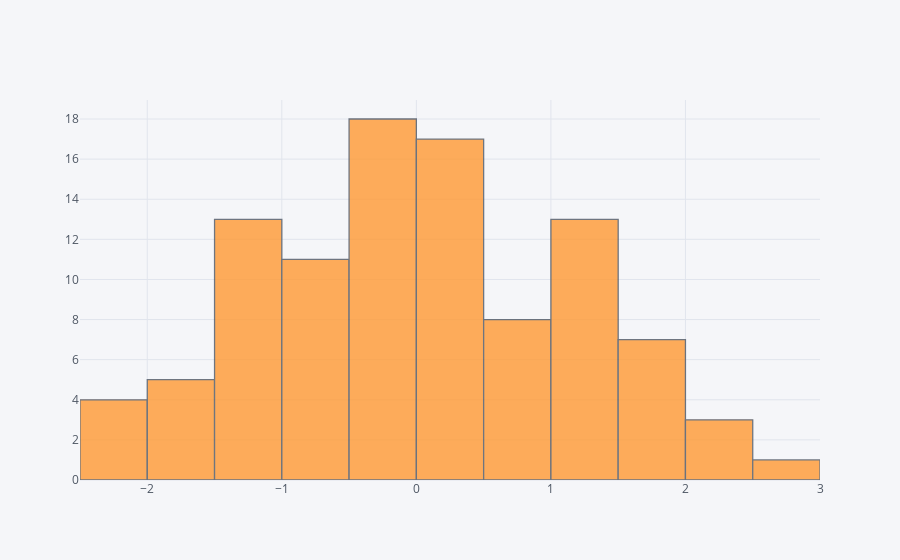

The notebook cell saved with this chart:
### Markdown cell above
## histogram

### Code cell
df['A'].iplot(kind='hist',bins=25)

### Figure 1 — Plotly figure (JSON) as saved in the notebook; plotly's stock layout.template omitted (floating-point values rounded to 4 significant figures)
{"data": [{"histfunc": "count", "histnorm": "", "marker": {"color": "rgba(255, 153, 51, 1.0)", "line": {"color": "#4D5663", "width": 1.3}}, "name": "A", "nbinsx": 25, "opacity": 0.8, "orientation": "v", "type": "histogram", "uid": "23da5e71-bce9-43c6-a3c7-7583800a31ca", "x": [0.3725, -0.1678, 2.264, 0.6888, 0.753, 0.2822, 1.392, 1.71, -0.4738, -0.2611, 0.1715, -0.9365, 0.4141, 1.878, -1.483, -0.1864, 1.286, -0.4824, 1.662, 1.98, 0.9394, -0.1048, -0.6554, -0.5095, 0.1204, -0.1285, 0.1955, 1.25, -1.217, -2.382, 2.183, -0.05755, 0.4219, 1.051, -0.7142, -0.1112, 1.259, -0.2057, 0.6939, -1.568, -1.71, 0.9009, -1.387, 0.3327, 1.435, 0.3522, 1.114, -0.2622, 0.768, 0.01771, 1.528, -0.1827, -0.09806, -0.5526, 0.3644, 0.4023, -0.609, -1.903, -0.7844, 0.005942, 1.638, -1.265, 1.449, -1.045, 0.6915, -0.3526, 1.091, -0.4922, -1.496, -1.403, -0.3307, 1.17, -1.095, -0.007278, -1.559, -1.279, -0.684, -0.6161, -1.47, -1.503, 0.964, -2.361, 1.709, -0.666, -2.046, 0.1399, 0.04256, -1.25, 0.4225, -0.9551, -2.252, 1.134, 2.443, 0.3533, 2.96, 1.341, -0.4147, -1.249, 1.412, -1.101]}], "layout": {"barmode": "overlay", "legend": {"bgcolor": "#F5F6F9", "font": {"color": "#4D5663"}}, "paper_bgcolor": "#F5F6F9", "plot_bgcolor": "#F5F6F9", "title": {"font": {"color": "#4D5663"}}, "xaxis": {"gridcolor": "#E1E5ED", "showgrid": true, "tickfont": {"color": "#4D5663"}, "title": {"font": {"color": "#4D5663"}, "text": ""}, "zerolinecolor": "#E1E5ED"}, "yaxis": {"gridcolor": "#E1E5ED", "showgrid": true, "tickfont": {"color": "#4D5663"}, "title": {"font": {"color": "#4D5663"}, "text": ""}, "zerolinecolor": "#E1E5ED"}}}
